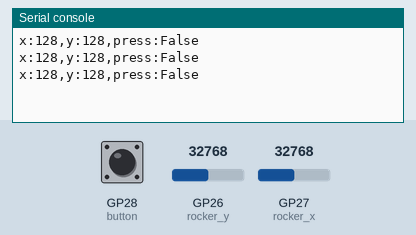
Simulated run of this program. Board: Raspberry Pi Pico running MicroPython. On the bench: the last lines printed to the serial console. The test bench sets the inputs (shaded band); at power-on: GP28 (button) HIGH, GP26 (rocker_y) = 32768, GP27 (rocker_x) = 32768 (analog values on the 0–65535 scale).

Above: at 1.2 s.
1.3 s: GP28 (button) pulled LOW for 0.6 s
At 1.8 s:
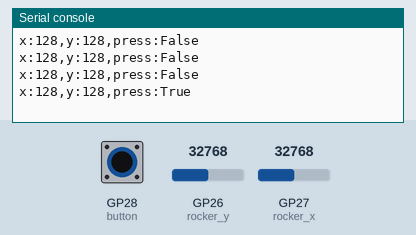
3.4 s: GP26 (rocker_y) set to 45874
At 3.9 s:
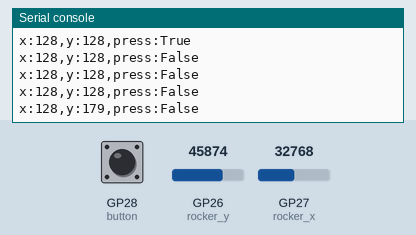
4.9 s: GP27 (rocker_x) set to 45874
At 5.4 s:
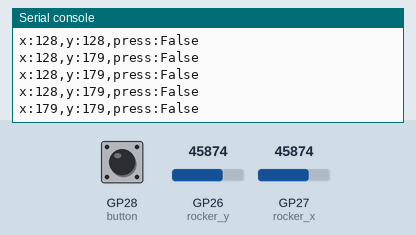
6.4 s: GP28 (button) pulled LOW for 1 s
At 6.9 s:
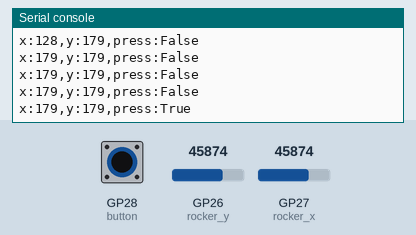
8.9 s: GP26 (rocker_y) set to 57670
At 9.4 s:
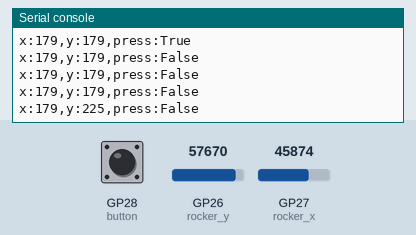
10.4 s: GP27 (rocker_x) set to 57670
At 10.9 s:
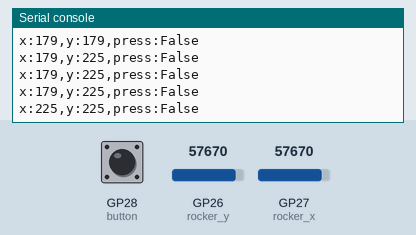
Timing chart, 0 to 12.9 s (numbered marks = the images above; inputs shaded):
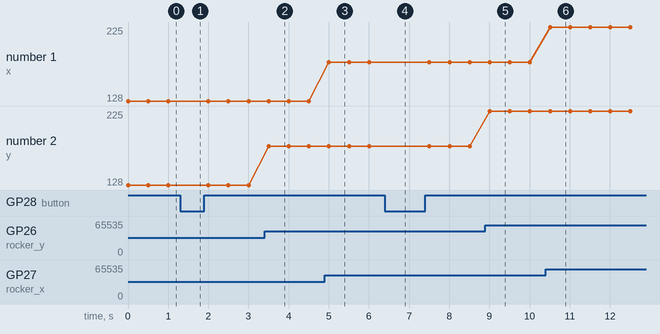

Measured:
- after the input at 1.3 s, the serial console: prints a new line after 0.20 s (image 1)
- after the input at 3.4 s, the serial console: prints a new line after 0.10 s (image 2)
- after the input at 4.9 s, the serial console: prints a new line after 0.11 s (image 3)
- after the input at 6.4 s, the serial console: prints a new line after 0.11 s (image 4)
- after the input at 8.9 s, the serial console: prints a new line after 0.11 s (image 5)
- after the input at 10.4 s, the serial console: prints a new line after 0.11 s (image 6)
- plotted number 2: 128 → 179 after the input at 3.4 s, 179 → 225 after the input at 8.9 s

The program:

joystick.py
```python
from machine import Pin,ADC
import utime


rocker_x=ADC(27)
rocker_y=ADC(26)
button=Pin(28,Pin.IN,Pin.PULL_UP)


def read_x():
    value=int(rocker_x.read_u16()*256/65536)
    return value


def read_y():
    value=int(rocker_y.read_u16()*256/65536)
    return value


def btn_state():
    press=False
    if button.value()==0:
        press=True
    return press

while True:
    value_x=read_x()
    value_y=read_y()
    state=btn_state()
    print("x:{},y:{},press:{}".format(value_x,value_y,state))
    utime.sleep(0.5)
```
